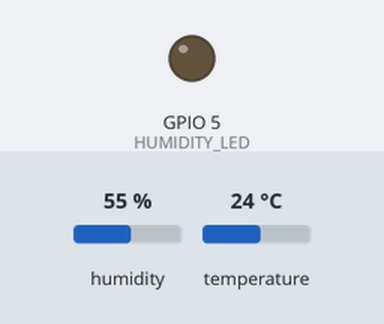
Simulated run of this sketch. Board: ESP32. On the bench: output pins drawn as LEDs (lit = HIGH). Inputs (shaded band) come from the test bench; at power-on: humidity 55 %, temperature 24 °C. WiFi joins after 1.5 s; servers stay silent unless stated; what the sketch prints to the serial monitor is not drawn.

Above: at 1.6 s.
At 21.9 s:
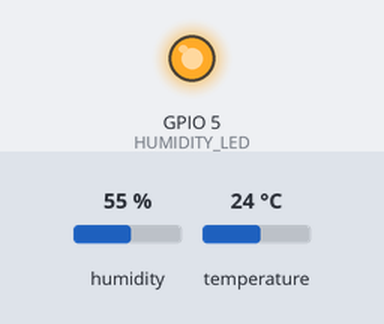
Timing chart, 0 to 23.4 s (numbered marks = the images above):
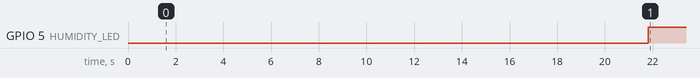

Measured:
- by itself, GPIO 5 (HUMIDITY_LED): LOW → HIGH at 21.8 s

The sketch:

code.ino
```cpp
#include <WiFi.h>
#include <ThingSpeak.h>
#include <DHT.h>

#define HUMIDITY_LED 5
#define DHTPIN 4
#define DHTTYPE DHT11

DHT dht(DHTPIN, DHTTYPE);

const char* ssid = "Airtel_Airtel-Pumo";
const char* password = "Mustang5.0";

unsigned long channelID = 3398190;
const char* writeAPIKey = "VI65F793YB1YR2T2";

WiFiClient client;

void setup()
{
  Serial.begin(115200);

  dht.begin();

  WiFi.begin(ssid, password);

  Serial.print("Connecting");

  while(WiFi.status() != WL_CONNECTED)
  {
    delay(500);
    Serial.print(".");
  }

  Serial.println("\nWiFi Connected");

  ThingSpeak.begin(client);
  pinMode(HUMIDITY_LED, OUTPUT);
digitalWrite(HUMIDITY_LED, LOW);
}

void loop()
{
  float temperature = dht.readTemperature();
  float humidity = dht.readHumidity();

  if(isnan(temperature) || isnan(humidity))
  {
    Serial.println("DHT Read Failed");
    return;
  }

  Serial.print("Temperature: ");
  Serial.print(temperature);
  Serial.println(" °C");

  Serial.print("Humidity: ");
  Serial.print(humidity);
  Serial.println(" %");

  ThingSpeak.setField(1, temperature);
  ThingSpeak.setField(2, humidity);

  int status = ThingSpeak.writeFields(channelID, writeAPIKey);

  if(status == 200)
  {
    Serial.println("Data Uploaded Successfully");
  }
  else
  {
    Serial.print("Upload Failed. Error: ");
    Serial.println(status);
  }

  delay(20000);   // ThingSpeak free version minimum 15 sec
  if(humidity < 40)
{
    digitalWrite(HUMIDITY_LED, LOW);

}
else if(humidity >= 40)
{
    digitalWrite(HUMIDITY_LED, HIGH);

}
else
{
    digitalWrite(HUMIDITY_LED, HIGH);
    delay(200);
    digitalWrite(HUMIDITY_LED, LOW);
    delay(200);
}
}
```
